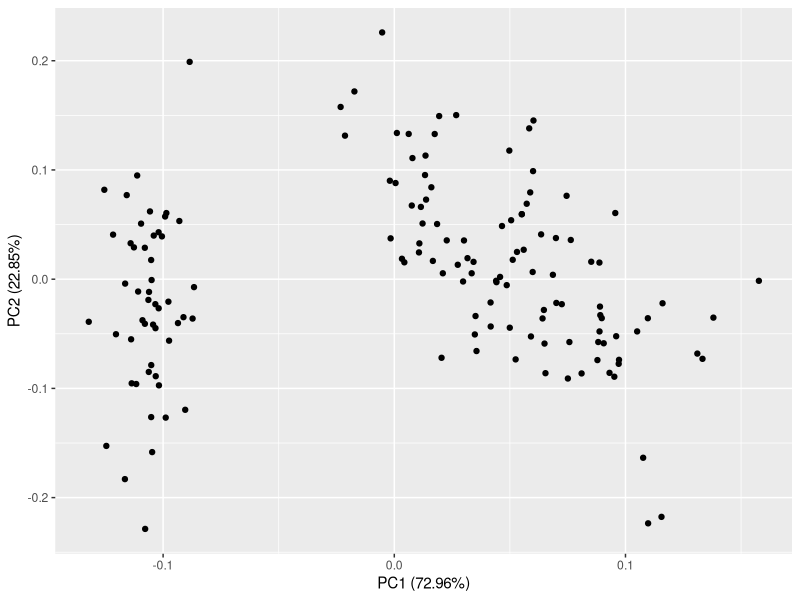
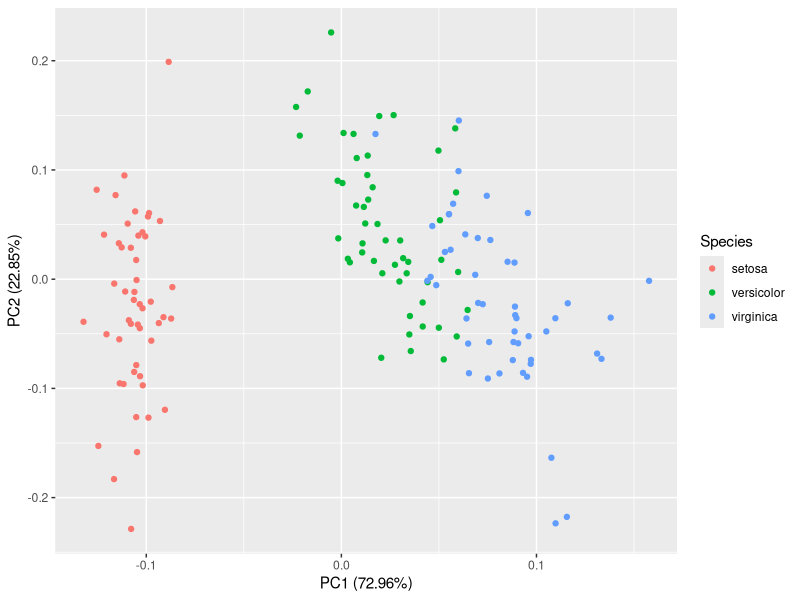
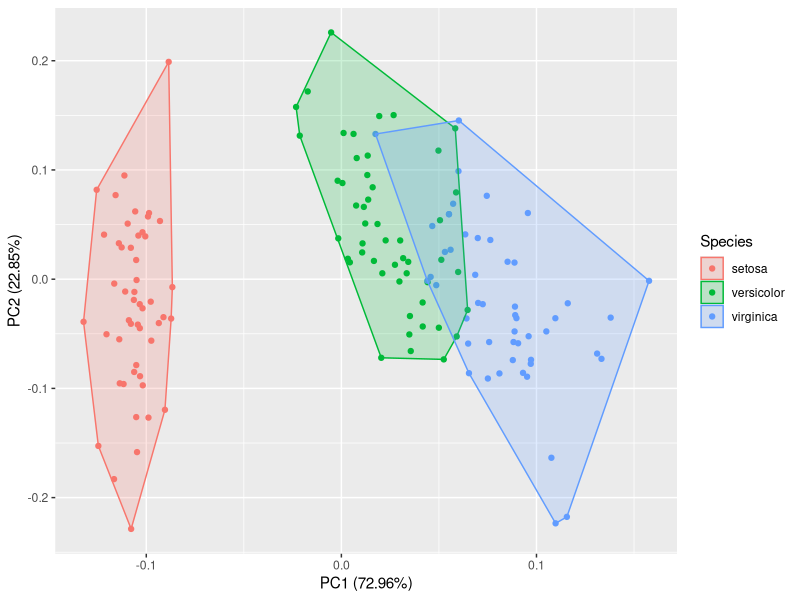
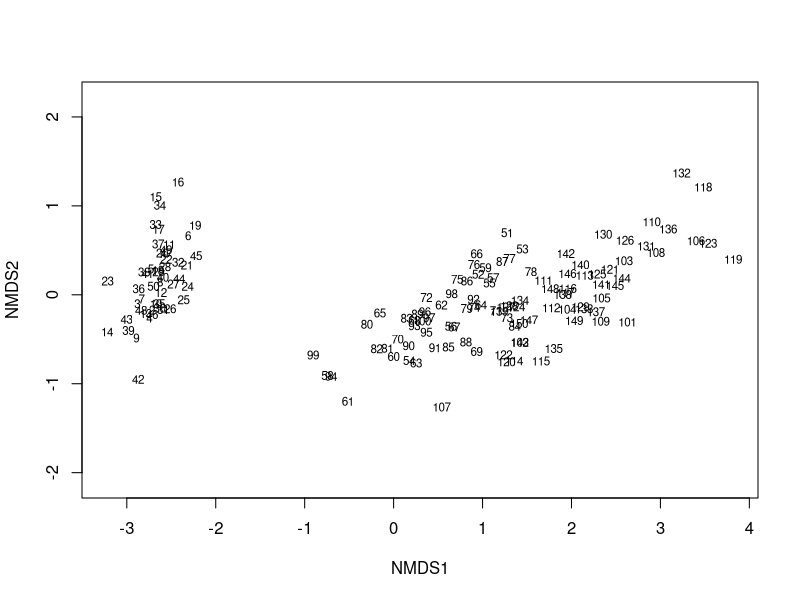
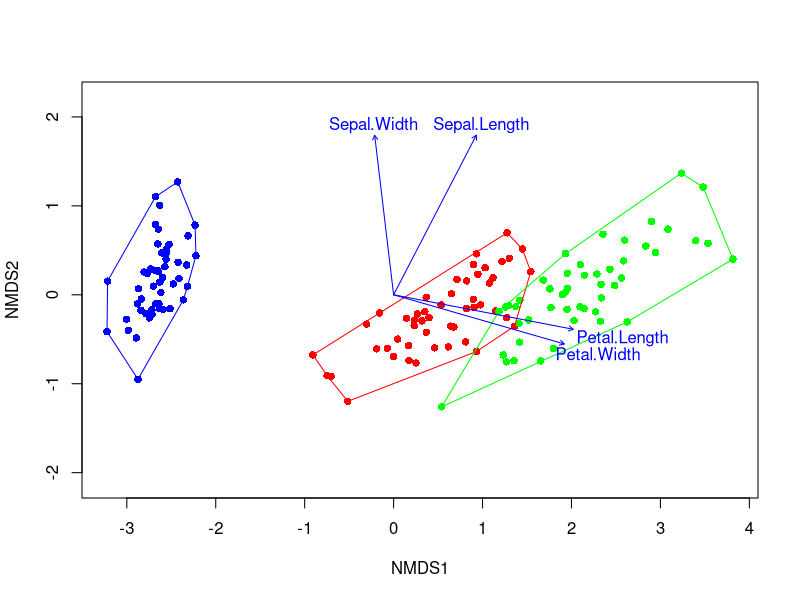

Reproduce these figures in R, in order.
## ---- chunk 1
head(iris)
## ---- chunk 2
library(ggplot2)
library(ggfortify)
## ---- chunk 3
iris.val=iris[c(1,2,3,4)]
## ---- chunk 4
head(iris.val)
## ---- chunk 5
prcomp(iris.val,scale=T)
## ---- chunk 6
autoplot(prcomp(iris.val,scale=T))
## ---- chunk 7
autoplot(prcomp(iris.val,scale=T),data=iris,colour='Species')
## ---- chunk 8
autoplot(prcomp(iris.val,scale=T),data=iris,colour='Species',frame=T)
## ---- chunk 9
library(vegan)
## ---- chunk 10
iris_data<-iris[ , 1:4]
## ---- chunk 11
iris_data_euc<-vegdist(iris_data, method="euclidean")
## ---- chunk 12
nmds.euc<-metaMDS(iris_data_euc, try=20, trymax=50)
## ---- chunk 13
plot(nmds.euc, type="t")
## ---- chunk 14
sp_iris=iris[,5]
## ---- chunk 15
cores.sp<-c("blue", "red", "green")
## ---- chunk 16
plot(nmds.euc, type="n")
points(nmds.euc, pch=16, col=cores.sp[sp_iris])
ordihull(nmds.euc,sp_iris, col=cores.sp)
envfit.euc<-envfit(nmds.euc, iris_data)
plot(envfit.euc)
